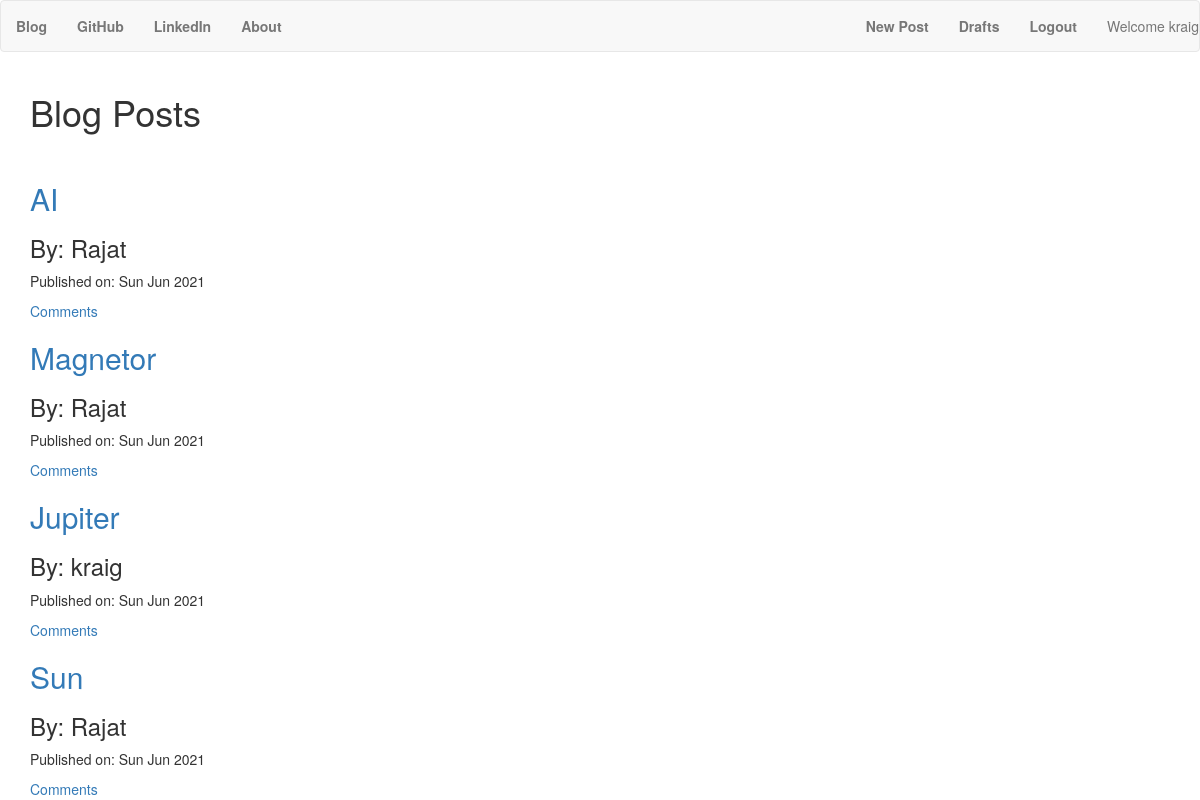
/ (signed in), run on the app's committed database.
### blog/models.py (models this page shows, shortened)
class BlogPost(models.Model):
    author = models.ForeignKey('auth.User',on_delete=models.CASCADE)
    title = models.CharField(max_length=50)
    text = models.TextField()
    created_date = models.DateTimeField(default=timezone.now)
    published_date = models.DateTimeField(blank=True,null=True)

### blog/views.py (the view)
# urls.py: path('',views.BlogPostListView.as_view(),name='blogpost_list'),
class BlogPostListView(ListView):
    model = BlogPost
    def get_queryset(self):
        return BlogPost.objects.filter(published_date__lte=timezone.now()).order_by('-published_date')

### blog/templates/blog/blogpost_list.html
{% extends 'blog/base.html' %}
{% block content %}
<div class="centerstage">
    <h1>Blog Posts</h1>
    <br>
    {% if blogpost_list %}
        {% for post in blogpost_list %}
            <h2><a href="{% url 'blogpost_detail' pk=post.pk %}">{{ post.title }}</a></h2>
            <h3>By: {{ post.author }}</h3>
            <p>Published on: {{ post.published_date|date:"D M Y" }}</p>
            <a href="{% url 'blogpost_detail' pk=post.pk %}">
                {% if post.approve.count > 0 %}
                    Comments: {{ post.approve.count}}
                {% else %}
                    Comments
                {% endif %}
            </a>
        {% endfor %}
    {% else %}
        <h2>No posts available</h2>
    {% endif %}
</div>
{% endblock content %}

### blog/templates/blog/base.html (shortened to what this page needs)
<!DOCTYPE html>
{% load static %}
<html>
    <head>
        <link href="https://maxcdn.bootstrapcdn.com/bootstrap/3.3.7/css/bootstrap.min.css" rel="stylesheet"crossorigin="anonymous">
    <link rel="stylesheet" href="//cdn.jsdelivr.net/npm/medium-editor@latest/dist/css/medium-editor.min.css" type="text/css"media="screen" charset="utf-8">
    <link rel="stylesheet" href="{% static 'css/styles.css' %}">
    </head>
    <body>
        <nav class="navbar navbar-default techfont">
            <ul class="nav navbar-nav">
                <li>
                    <a href="{% url 'blogpost_list'%}" class="custom-navbar-brand"><b>Blog</b></a>
                </li>
                <li>
                    <a href="https://github.com/ETRJIM"><b>GitHub</b></a>
                </li>
                <li>
                    <a href="https://www.linkedin.com/in/rajat-pachauri/"><b>LinkedIn</b></a>
                </li>
                <li>
                    <a href="{% url 'about' %}"><b>About</b></a>
                </li>
            </ul>
            <ul class="nav navbar-nav navbar-right">
                {% if user.is_authenticated %}
                <li>
                    <a href="{% url 'blogpost_new' %}"><b>New Post</b></a>
                </li>
                <li>
                    <a href="{% url 'blogpost_draft_list' %}"><b>Drafts</b></a>
                </li>
                <li>
                    <a href="{% url 'logout' %}"><b>Logout</b></a>
                </li>
                <li>
                    <a>Welcome {{user.username}}</a>
                </li>
                {% endif %}
            </ul>
        </nav>
        <div class="container">
            {% block content %}
            {% endblock content %}
        </div>
    </body>
</html>

### blog/static/css/styles.css (style rules this page uses)
body { background-image: url("https://coolwallpapers.me/th700/5290495-pencil-wooden-color-tip-point-white-desk-art-drawing-draw-work-space-white-background-minimal-simple-writing-write-blogging-blog-business-png-images.jpg"); background-position: center; background-repeat: no-repeat; background-size: cover; }
nav { background-color: #0096c7; }

### data on the page
BlogPost: title "AI", author "Rajat", published_date "Sun Jun 2021"
BlogPost: title "Magnetor", author "Rajat", published_date "Sun Jun 2021"
BlogPost: title "Jupiter", author "kraig", published_date "Sun Jun 2021"
BlogPost: title "Sun", author "Rajat", published_date "Sun Jun 2021"

### other printed values
{{ user.username }} "kraig"
